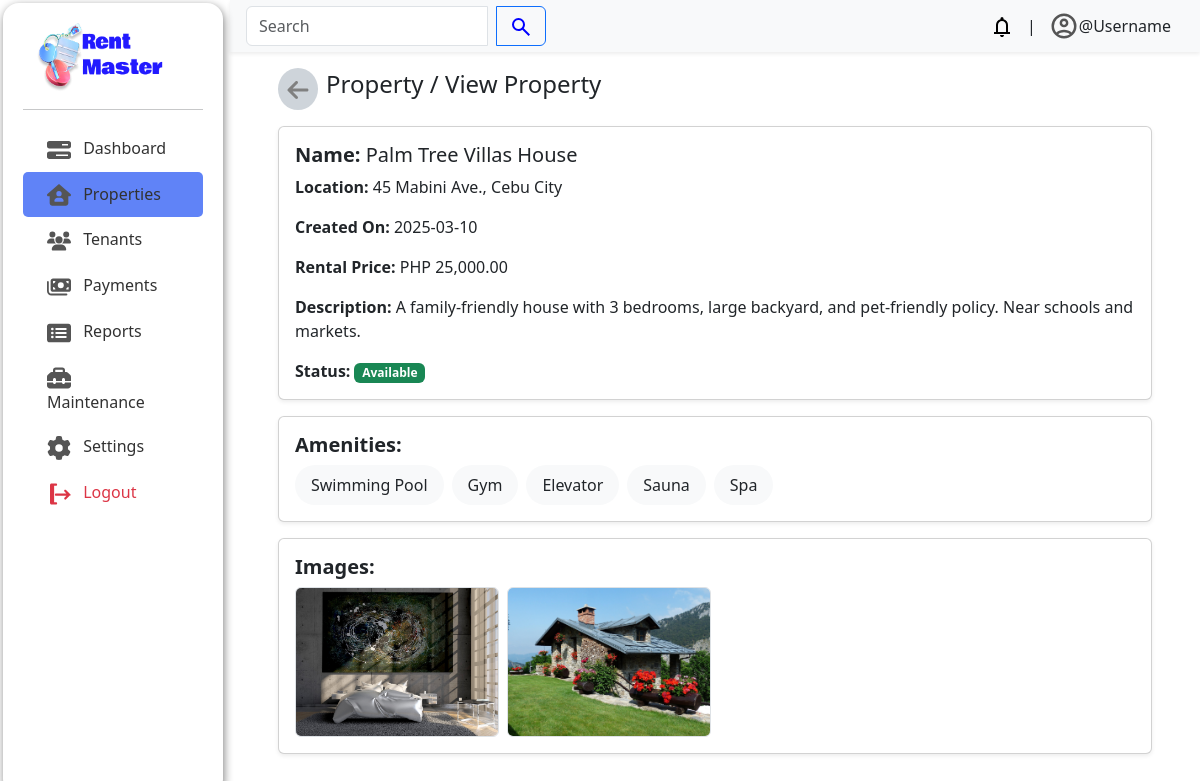
The app's page /admin/index.php?page=properties/view&property_id=51 with its own data.
### tables this page shows
CREATE TABLE `properties` (
  `property_id` int(11) NOT NULL,
  `property_name` varchar(100) NOT NULL,
  `property_location` varchar(200) NOT NULL,
  `property_date_created` date NOT NULL,
  `property_description` varchar(1000) NOT NULL,
  `property_status` enum('available','unavailable') NOT NULL DEFAULT 'available',
  `property_rental_price` decimal(10,0) NOT NULL
);

CREATE TABLE `property_images` (
  `property_images_id` int(11) NOT NULL,
  `property_id` int(11) NOT NULL,
  `image1` varchar(500) DEFAULT NULL,
  `image2` varchar(500) DEFAULT NULL,
  `image3` varchar(500) DEFAULT NULL,
  `image4` varchar(500) DEFAULT NULL,
  `image5` varchar(500) DEFAULT NULL,
  `image6` varchar(500) DEFAULT NULL,
  `image7` varchar(500) DEFAULT NULL,
  `image8` varchar(500) DEFAULT NULL,
  `image9` varchar(500) DEFAULT NULL,
  `image10` varchar(500) DEFAULT NULL
);

### admin/properties/view.php (the view, shortened to what this page needs)
<?php
require_once '../database/config.php';
if (isset($_GET['property_id'])) {
    $property_id = $_GET['property_id'];
    $query = "SELECT * FROM properties WHERE property_id = $property_id";
    $result = mysqli_query($conn, $query);
    $property = mysqli_fetch_assoc($result);
    $images_result = mysqli_query($conn, "SELECT * FROM property_images WHERE property_id = $property_id");
    $images = mysqli_fetch_assoc($images_result);
    $amenities_result = mysqli_query($conn, "
        SELECT a.amenity_name FROM amenities a
        JOIN property_amenities pa ON a.amenity_id = pa.amenity_id
        WHERE pa.property_id = $property_id
    ");
    $amenities = [];
    while ($row = mysqli_fetch_assoc($amenities_result)) {
        $amenities[] = $row['amenity_name'];
    }
} else {
    echo "<div class='text-center text-bg-warning'>Invalid property ID</div>";
    exit;
}
?>
<div class="container px-lg-5 mb-4 px-md-4 px-sm-3 px-2">
    <header class="d-flex align-items-center mt-3 gap-2">
        <a href="?page=properties/index" class="p-2 rounded-circle bg-dark-subtle">
        </a>
        <h4 class="fw-medium">Property / View Property</h4>
    </header>
    <div class="card mt-3 shadow-sm">
        <div class="card-body">
            <h5 class="card-title"><strong>Name:</strong> <?= htmlspecialchars($property['property_name']) ?></h5>
            <p class="card-text"><strong>Location:</strong> <?= htmlspecialchars($property['property_location']) ?></p>
            <p class="card-text"><strong>Created On:</strong> <?= htmlspecialchars($property['property_date_created']) ?></p>
            <p class="card-text"><strong>Rental Price:</strong> PHP <?= number_format($property['property_rental_price'], 2, '.', ',') ?></p>
            <p class="card-text"><strong>Description:</strong> <?= htmlspecialchars($property['property_description']) ?></p>
            <p class="card-text"><strong>Status:</strong><span class=" badge bg-success ms-1"> <?= ucfirst(htmlspecialchars($property['property_status'])) ?></span></p>
        </div>
    </div>
    <div class="card mt-3 shadow-sm">
        <div class="card-body">
            <h5 class="card-title"><strong>Amenities:</strong></h5>
            <?php if (!empty($amenities)): ?>
                <div class=" d-flex gap-2">
                    <?php foreach ($amenities as $amenity): ?>
                        <div class="px-3 py-2 bg-body-tertiary rounded-5"><?= htmlspecialchars($amenity) ?></div>
                    <?php endforeach; ?>
                </div>
            <?php else: ?>
                <p class="text-muted">No amenities listed.</p>
            <?php endif; ?>
        </div>
    </div>
    <div class="card mt-3 shadow-sm">
        <div class="card-body">
            <h5 class="card-title"><strong>Images:</strong></h5>
            <div class="row g-2">
                <?php
                for ($i = 1; $i <= 10; $i++) {
                    $img = $images["image$i"] ?? '';
                    if (!empty($img)) {
                        echo "<div class='col-6 col-md-4 col-lg-3'><img src='" . htmlspecialchars($img) . "' class='img-fluid rounded border' style='height: 150px; object-fit: cover; width: 100%;'></div>";
                    }
                }
                ?>
            </div>
        </div>
    </div>
</div>

### admin/css/style.css (style rules this page uses)
body { display: flex; }
*, *::before, *::after { box-sizing: border-box; }
:root { --main-bg: #FAFAFA; --sub-bg: #C7EEFF; --accent: #2938ff; --fc1: #1D242B; --p: #323232; --fw1: 700; --fw2: 400; }
body { background-color: var(--main-bg); }

### records on screen
properties: property_name "Palm Tree Villas House", property_location "45 Mabini Ave., Cebu City", property_date_created "2025-03-10", property_rental_price "25,000.00", property_description "A family-friendly house with 3 bedrooms, large backyard, and pet-friendly policy. Near schools and markets.", property_status "Available"
property_images: image1 (picture), image2 (picture)

### other values on screen
$amenity "Swimming Pool"
$amenity "Gym"
$amenity "Elevator"
$amenity "Sauna"
$amenity "Spa"
